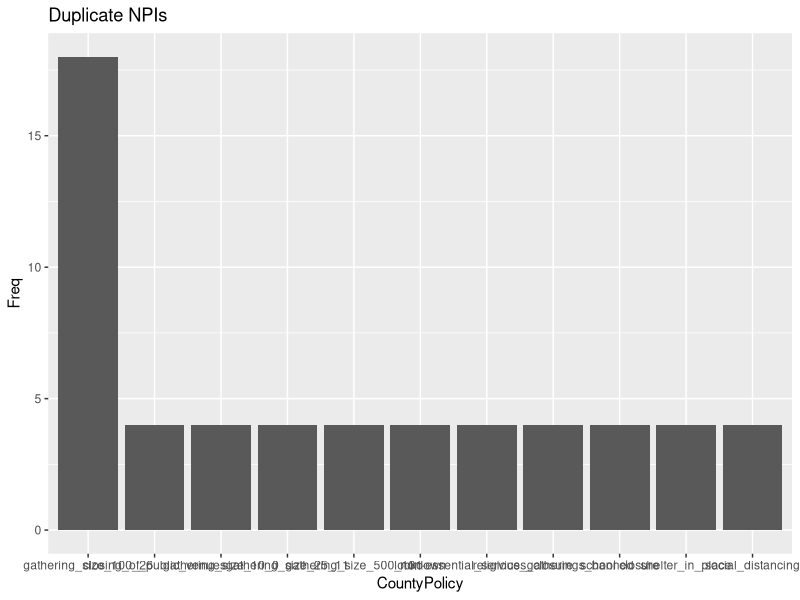

The R source for this figure: (Note: this script raises an error after producing the figure.)
# DESCRIPTIVE VISUALIZATION: USA COUNTY NPI'S
# KEYSTONE DATABASE

# Library
library (tidyverse)
library(readr)

# Database: Keystone COVID19 State NPI database
NPI_County_Keystone <- read_csv("ConstituentDatabases/NPI_County_Keystone.csv")

# Find and plot the number of duplicate NPIs in every cpunty
DuplicateCountyNPI <- NPI_County_Keystone %>% filter (!is.na(county)) %>% 
  group_by(state, county, npi) %>% filter(n() > 1)
DuplicateCountyNpiDf <- as.data.frame (sort(table(DuplicateCountyNPI$npi), decreasing = TRUE))
names (DuplicateCountyNpiDf) <- c("CountyPolicy", "Freq")  
ggplot (DuplicateCountyNpiDf, aes (x=CountyPolicy, y=Freq)) +
  geom_bar(stat="identity") + ggtitle ("Duplicate NPIs") + 
  ggsave ("DuplicateCountyNPI.pdf", path = "Plots/CountyNPI_Keystone", width = 20, height = 10)

# The duplicate NPI's are not true duplicates. 
# They are just NPI's that are re-issued again 

# Ploting and printing univariate NPIs in descending order
CountyNPI <- NPI_County_Keystone %>% filter (!is.na(county))
UnivariateNPI <- as.data.frame (sort(table(CountyNPI$npi), decreasing = TRUE))
names (UnivariateNPI) <- c("CountyPolicy", "Freq")             
ggplot (UnivariateNPI, aes (x=CountyPolicy, y=Freq)) + 
  geom_bar(stat="identity") + ggtitle ("NPI Frequency") + 
  ggsave ("Univariate_NPI.pdf", path = "Plots/CountyNPI_Keystone", width = 20, height = 10)


